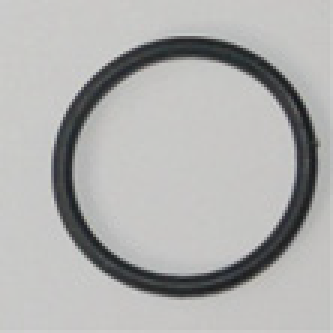
#> input picture prob3/1.bmp, 111 x 111 px (shown 3 times larger); its folder holds 4 pictures in this run
$ python prob3.py   (Python 2 division)
#> lines starting #> are read from the running program, lines starting #| are printed output that depends on the picture; after the words box and inside, x2 and y2 are one past the last pixel; in counts of white or black regions, pixels touching at a corner belong together
### utilities.py
__author__ = 'Johnson'
import numpy as np
import matplotlib.pyplot as plt
import matplotlib.axes as axes

# [5 lines left out: function my_range, not called in this run]

def my_imshow(img, ax=None, show=False, **kwargs):
    if ax is None:
        ax = plt.gca()
    # [7 lines left out: function format_coord, not called in this run]
    im = ax.imshow(img, **kwargs)
    # ax.invert_yaxis()
    ax.format_coord = format_coord
    plt.draw()
    if(show):
        plt.show()
    return im

# [136 lines left out: functions plot_mip, compare_vol, display_projections, not called in this run]

import math

class Point:

    # [59 lines left out: functions __init__, __add__, __sub__, length, normalize, dot, not called in this run]

    def __str__(self):
        return "Point (%f,%f)" % (self.x, self.y)

class Rectangle:
    """
    rectangle class
    """
    # [32 lines left out: functions __init__, contains, not called in this run]

class Line:

    # [99 lines left out: functions __init__, LineIntersectsLine, GetLinesIntersection, AngleBetweenLines, LineIntersectsRect, not called in this run]

import math

# [146 lines left out: functions rotation_matrix, rot2anglesExtrinsic, test_rot2anglesExtrinsic, not called in this run]

def rot2anglesIntrinsic(R, order='zyx'):
    return rot2anglesExtrinsic(R, order)[::-1]


def rand_color():
    return np.random.randint(0,255,(1,3))[0]

# [52 lines left out: functions euler231ToQuat, gimbal_lock_example, not called in this run]

### prob3.py
__author__ = 'Johnson'

import os, sys, shutil
import cv2
import numpy as np
from utilities import my_imshow
import matplotlib.pyplot as plt
import matplotlib.cm as cm

dir = "./prob3/"
files = os.listdir(dir)

images = []
for file in files:
    filename = os.path.join(dir, file)
    image = cv2.imread(filename)
#> image is the input picture: shape (111, 111, 3); mean B, G, R 175.1, 176.3, 176.2
    gray_img = cv2.cvtColor(image, cv2.COLOR_BGR2GRAY)
    binary_img = cv2.threshold(gray_img, 128, 255, cv2.THRESH_BINARY_INV | cv2.THRESH_OTSU)[1]
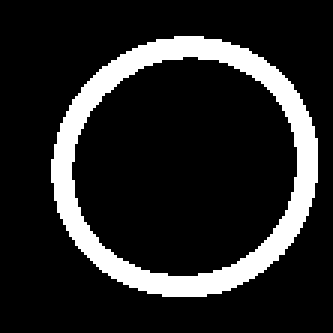
#> binary_img: shape (111, 111) (shown 3 times larger); 14.8% white; 1 white region, box (x1, y1, x2, y2) and area: (17, 12, 106, 99) 1824
    binary_img = cv2.erode(binary_img, kernel=np.ones((2,2), 'uint8'), iterations=2)
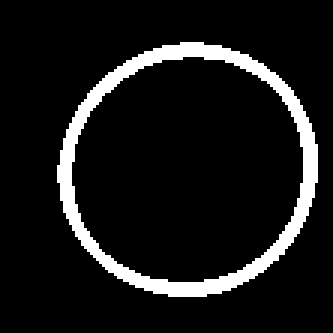
#> binary_img: shape (111, 111) (shown 3 times larger); 9.5% white; 1 white region, box (x1, y1, x2, y2) and area: (19, 14, 106, 99) 1176
    images.append(binary_img)
#> pass 2 of the loop `for file in files:`:
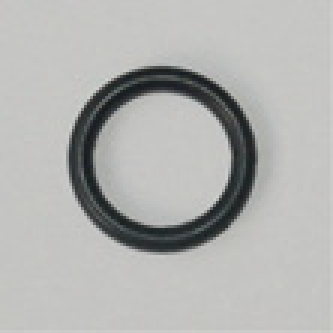
#> input picture prob3/2.bmp, 111 x 111 px (shown 3 times larger)
#> image is the input picture: shape (111, 111, 3); mean B, G, R 177, 178.9, 178.1
#> `binary_img = cv2.threshold(gray_img, 128, 255, cv2.THRESH_BINARY_INV |..`:
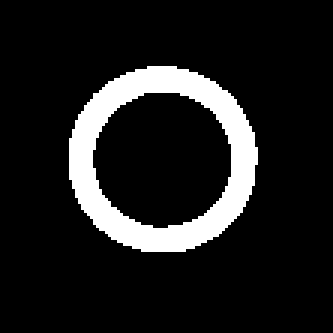
#> binary_img: shape (111, 111) (shown 3 times larger); 11.9% white; 1 white region, box (x1, y1, x2, y2) and area: (23, 22, 86, 84) 1462
#> `binary_img = cv2.erode(binary_img, kernel=np.ones((2,2), 'uint8'), ite..`:
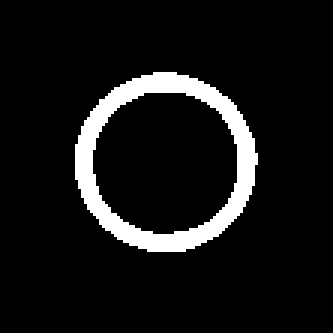
#> binary_img: shape (111, 111) (shown 3 times larger); 8.4% white; 1 white region, box (x1, y1, x2, y2) and area: (25, 24, 86, 84) 1030
#> pass 3 of the loop `for file in files:`:
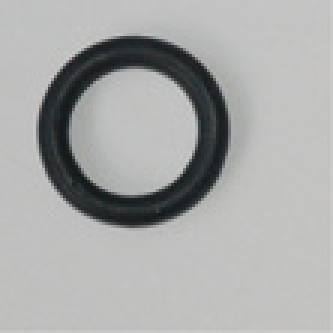
#> input picture prob3/3.bmp, 111 x 111 px (shown 3 times larger)
#> image is the input picture: shape (111, 111, 3); mean B, G, R 169.3, 170.1, 169.1
#> `binary_img = cv2.threshold(gray_img, 128, 255, cv2.THRESH_BINARY_INV |..`:
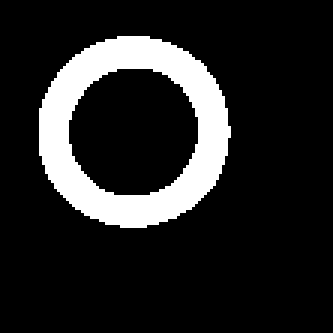
#> binary_img: shape (111, 111) (shown 3 times larger); 14.5% white; 1 white region, box (x1, y1, x2, y2) and area: (13, 12, 77, 76) 1781
#> `binary_img = cv2.erode(binary_img, kernel=np.ones((2,2), 'uint8'), ite..`:
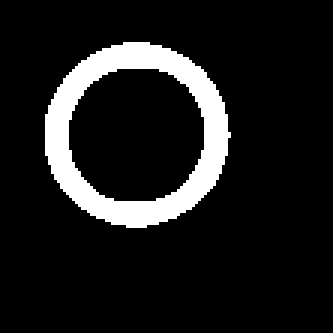
#> binary_img: shape (111, 111) (shown 3 times larger); 11% white; 1 white region, box (x1, y1, x2, y2) and area: (15, 14, 77, 76) 1355
#> the loop made 4 passes; the first 3 are shown

def plot_images():
    i = 1
#> i = 1
    for image in images:
        plt.subplot(3,3,i)
        my_imshow(image, cmap=cm.Greys_r)
        i += 1

if 1:
    plot_images()
# create a simple blob feature detector and select filtering by circularity
params = cv2.SimpleBlobDetector_Params()
# Change thresholds
params.minThreshold = 10
params.maxThreshold = 255
# Filter by Area.
params.filterByArea = False
params.minArea = 150
# Filter by Circularity
params.filterByCircularity = True
params.minCircularity = 0.89
# Filter by Convexity
params.filterByConvexity = True
params.minConvexity = 0.985
# Filter by Inertia
params.filterByInertia = False
params.minInertiaRatio = 0.5
# Create a detector with the parameters
detector = cv2.SimpleBlobDetector_create(params)

i = 1
f1 = plt.figure()
for image in images:
    contours = cv2.findContours(image, mode=cv2.RETR_TREE, method=cv2.CHAIN_APPROX_NONE)[1]
    # we care about the longest contour
    contours = sorted(contours, key = cv2.contourArea, reverse = True)
    image2 = np.zeros_like(image)
#> (the run stopped early here; a loop or call above may not have finished)
